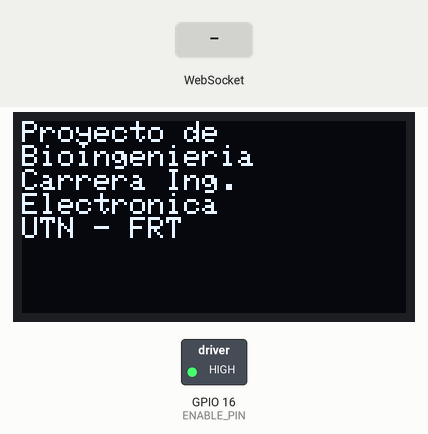
Simulated run of this program. Board: ESP32. Parts: 128×64 one-colour display, switched loads named in the program (green lamp = pin HIGH). The inputs (shaded band) are chosen by the test bench. Storage starts empty; what the program prints to the serial monitor is not drawn.

Above: at 4.1 s.
4.2 s: WebSocket text "START" received
At 11.0 s:
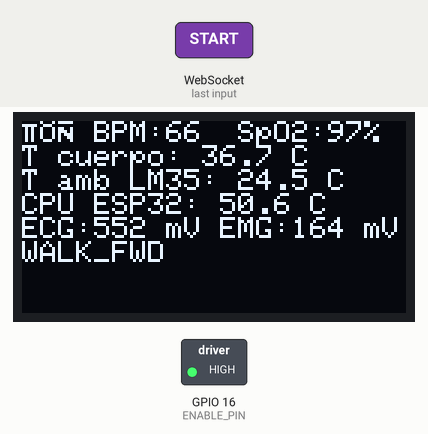
13.4 s: WebSocket text "SIT" received
At 14.5 s:
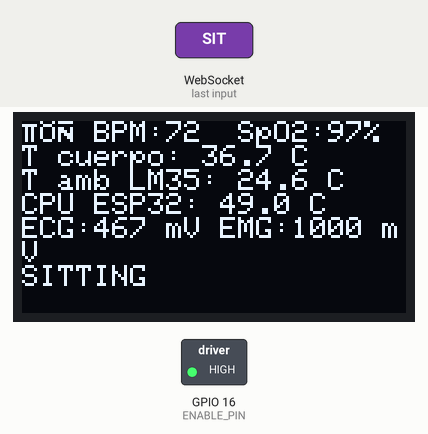
17.6 s: WebSocket text "STOP" received
At 18.7 s:
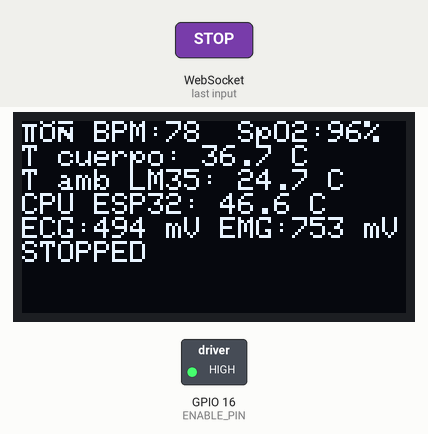
21.8 s: WebSocket text "START" received
At 22.8 s:
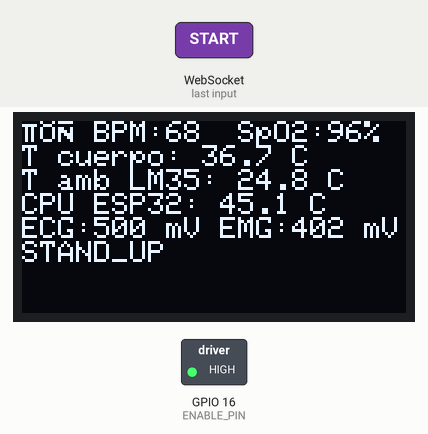
35.8 s: WebSocket text "SIT" received
At 36.9 s:
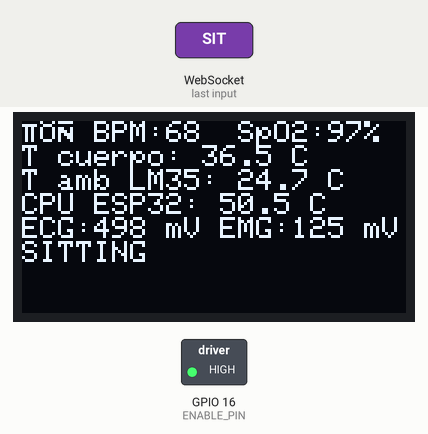
37.9 s: WebSocket text "START" received
At 39.0 s:
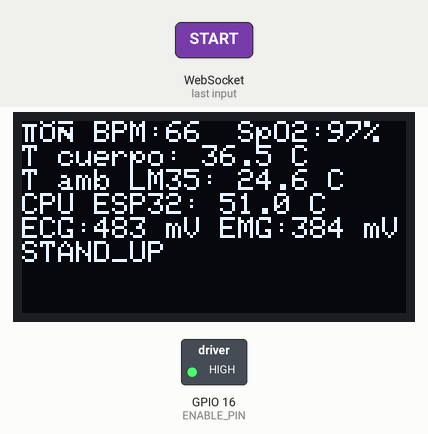

The program:

main.cpp
```cpp
#include <Arduino.h>
#include <Wire.h>
#include <WiFi.h>
#include <LittleFS.h>
#include <AsyncTCP.h>
#include <ESPAsyncWebServer.h>
#include <Adafruit_GFX.h>
#include <Adafruit_SH110X.h>
#include <Adafruit_MPU6050.h>
#include <Adafruit_Sensor.h>
#include <AccelStepper.h>
#include <math.h>

// ========================= CONFIGURACION =========================
#define WIFI_SSID "BIOTRON_EXO"
#define WIFI_PASS "12345678"
#define SDA_PIN 21
#define SCL_PIN 22
#define OLED_ADDR 0x3C
#define MPU1_ADDR 0x68
#define MPU2_ADDR 0x69
#define SCREEN_WIDTH 128
#define SCREEN_HEIGHT 64
#define OLED_RESET -1

// Entradas analogicas biomédicas / temperatura. Ajustar a tu PCB.
#define ECG_PIN 34
#define EMG_PIN 35
#define SPO2_PIN 32
#define BODY_TEMP_PIN 33
#define LM35_PIN 36

// Pines STEP/DIR para 4 NEMA17. Ajustar a drivers reales.
#define LH_STEP 14
#define LH_DIR  27
#define RH_STEP 26
#define RH_DIR  25
#define LK_STEP 19
#define LK_DIR  18
#define RK_STEP 5
#define RK_DIR  17
#define ENABLE_PIN 16

#define SERIAL_BAUD 115200
#define WS_PERIOD_MS 50
#define OLED_PERIOD_MS 700
#define CONTROL_PERIOD_MS 10
#define STEP_ANGLE_DEG 1.2f
#define MICROSTEPS 16.0f
#define STEPS_PER_DEG (MICROSTEPS / STEP_ANGLE_DEG)
#define MAX_JOINT_DEG 95.0f
#define MIN_JOINT_DEG -95.0f
#define SAFE_TILT_DEG 18.0f

// IMPORTANTE: esta demo mueve motores. Usar true solo en banco de pruebas, sin persona.
#define ENABLE_MOTION false

Adafruit_SH1106G display(SCREEN_WIDTH, SCREEN_HEIGHT, &Wire, OLED_RESET);
Adafruit_MPU6050 mpu1, mpu2;
AsyncWebServer server(80);
AsyncWebSocket ws("/ws");

AccelStepper mLH(AccelStepper::DRIVER, LH_STEP, LH_DIR);
AccelStepper mRH(AccelStepper::DRIVER, RH_STEP, RH_DIR);
AccelStepper mLK(AccelStepper::DRIVER, LK_STEP, LK_DIR);
AccelStepper mRK(AccelStepper::DRIVER, RK_STEP, RK_DIR);

struct Joints { float lh=70, rh=70, lk=-90, rk=-90, la=12, ra=12; } joints;
struct Bio { int bpm=72, spo2=97, ecg=520, emg=160; float body=36.6f, amb=24.0f, cpu=45.0f; } bio;

enum State { IDLE, SITTING, STAND_UP, WALK_FWD, WALK_BACK, WALK_RIGHT, WALK_LEFT, STOPPED } state = SITTING;
uint32_t t0=0,lastWs=0,lastOled=0,lastCtl=0;
bool demoData=true;
int oledScreen=0;

const unsigned char biotronLogo128x64[] PROGMEM = {
  0x00,0x00,0x00,0x00,0x00,0x00,0x00,0x00,0x00,0x00,0x00,0x00,0x00,0x00,0x00,0x00,
  0x00,0x00,0x00,0x00,0x00,0x00,0x00,0x00,0x00,0x00,0x00,0x00,0x00,0x00,0x00,0x00,
  0x00,0x00,0x00,0x00,0x00,0x00,0x00,0x00,0x00,0x00,0x00,0x00,0x00,0x00,0x00,0x00,
  0x00,0x00,0x00,0x00,0x00,0x00,0x00,0x00,0x00,0x00,0x00,0x00,0x00,0x00,0x00,0x00,
  0x00,0x00,0x00,0x00,0x00,0x00,0x00,0x00,0x00,0x00,0x00,0x00,0x00,0x00,0x00,0x00,
  0x00,0x00,0x00,0x00,0x00,0x00,0x00,0x00,0x00,0x00,0x00,0x00,0x00,0x00,0x00,0x00,
  0x00,0x00,0x00,0x00,0x00,0x00,0x00,0x00,0x00,0x00,0x00,0x00,0x00,0x00,0x00,0x00,
  0x00,0x00,0x00,0x00,0x00,0x00,0x00,0x00,0x00,0x00,0x00,0x00,0x00,0x00,0x00,0x00,
  0x00,0x00,0x00,0x00,0x00,0x00,0x00,0x00,0x00,0x00,0x00,0x00,0x00,0x00,0x00,0x00,
  0x00,0x00,0x00,0x00,0x00,0x00,0x00,0x00,0x00,0x00,0x00,0x00,0x00,0x00,0x00,0x00,
  0x00,0x00,0x00,0x00,0x00,0x00,0x00,0x00,0x00,0x00,0x00,0x00,0x00,0x00,0x00,0x00,
  0x00,0x00,0x00,0x00,0x00,0x00,0x30,0x03,0x80,0x18,0x00,0x00,0x00,0x00,0x00,0x00,
  0x00,0x00,0x00,0x00,0x00,0x00,0x3C,0x07,0xC0,0x38,0x00,0x00,0x00,0x00,0x00,0x00,
  0x00,0x00,0x00,0x00,0x00,0x00,0x3E,0x0F,0xE0,0x78,0x00,0x00,0x00,0x00,0x00,0x00,
  0x00,0x00,0x00,0x00,0x00,0x00,0x3F,0x0F,0xE1,0xF8,0x00,0x00,0x00,0x00,0x00,0x00,
  0x00,0x00,0x00,0x00,0x00,0x00,0x1F,0x87,0xC3,0xF0,0x00,0x00,0x00,0x00,0x00,0x00,
  0x00,0x00,0x00,0x00,0x00,0x00,0x0F,0xC7,0xC7,0xE0,0x00,0x00,0x00,0x00,0x00,0x00,
  0x00,0x00,0x00,0x00,0x00,0x00,0x07,0xE1,0x0F,0xC0,0x00,0x00,0x00,0x00,0x00,0x00,
  0x00,0x00,0x00,0x00,0x00,0x00,0x03,0xF0,0x1F,0x80,0x00,0x00,0x00,0x00,0x00,0x00,
  0x00,0x00,0x00,0x00,0x00,0x00,0x01,0xFF,0xFF,0x00,0x00,0x00,0x00,0x00,0x00,0x00,
  0x00,0x00,0x00,0x00,0x00,0x00,0x00,0xFF,0xFE,0x00,0x00,0x00,0x00,0x00,0x00,0x00,
  0x00,0x00,0x00,0x00,0x00,0x00,0x00,0x7F,0xFC,0x00,0x00,0x00,0x00,0x00,0x00,0x00,
  0x00,0x00,0x00,0x00,0x00,0x00,0x00,0x3F,0xF8,0x00,0x00,0x00,0x00,0x00,0x00,0x00,
  0x00,0x00,0x00,0x00,0x00,0x00,0x00,0x1F,0xF0,0x00,0x00,0x00,0x00,0x00,0x00,0x00,
  0x00,0x00,0x00,0x00,0x00,0x00,0x00,0x0F,0xE0,0x00,0x00,0x00,0x00,0x00,0x00,0x00,
  0x00,0x00,0x00,0x00,0x00,0x00,0x00,0x0F,0xE0,0x00,0x00,0x00,0x00,0x00,0x00,0x00,
  0x00,0x00,0x00,0x00,0x00,0x00,0x00,0x1F,0xF0,0x00,0x00,0x00,0x00,0x00,0x00,0x00,
  0x00,0x00,0x00,0x00,0x00,0x00,0x00,0x3F,0xF0,0x00,0x00,0x00,0x00,0x00,0x00,0x00,
  0x00,0x00,0x00,0x00,0x00,0x00,0x00,0x7E,0xF0,0x00,0x00,0x00,0x00,0x00,0x00,0x00,
  0x00,0x00,0x00,0x00,0x00,0x00,0x01,0x7C,0xF0,0x00,0x00,0x00,0x00,0x00,0x00,0x00,
  0x00,0x00,0x00,0x00,0x00,0x00,0x03,0xF9,0x78,0x00,0x00,0x00,0x00,0x00,0x00,0x00,
  0x00,0x00,0x00,0x00,0x00,0x00,0x06,0xD1,0xFE,0x00,0x00,0x00,0x00,0x00,0x00,0x00,
  0x00,0x00,0x00,0x00,0x00,0x00,0x06,0xC0,0xBE,0x00,0x00,0x00,0x00,0x00,0x00,0x00,
  0x00,0x00,0x00,0x00,0x00,0x00,0x03,0x80,0x07,0xC0,0x00,0x00,0x00,0x00,0x00,0x00,
  0x00,0x00,0x00,0x00,0x00,0x00,0x01,0xC0,0x00,0x60,0x00,0x00,0x00,0x00,0x00,0x00,
  0x00,0x00,0x00,0x00,0x00,0x00,0x01,0xC0,0x00,0x60,0x00,0x00,0x00,0x00,0x00,0x00,
  0x00,0x00,0x00,0x00,0x00,0x00,0x01,0x80,0x00,0xC0,0x00,0x00,0x00,0x00,0x00,0x00,
  0x00,0x00,0x00,0x00,0x00,0x00,0x01,0x80,0x00,0xC0,0x00,0x00,0x00,0x00,0x00,0x00,
  0x00,0x00,0x00,0x00,0x00,0x00,0x00,0x80,0x01,0x80,0x00,0x00,0x00,0x00,0x00,0x00,
  0x00,0x00,0x00,0x00,0x00,0x00,0x00,0x80,0x00,0x00,0x00,0x00,0x00,0x00,0x00,0x00,
  0x00,0x00,0x00,0x00,0x00,0x00,0x0F,0xC0,0x00,0x00,0x00,0x00,0x00,0x00,0x00,0x00,
  0x00,0x00,0x00,0x00,0x00,0x00,0x0F,0xC0,0x00,0x00,0x00,0x00,0x00,0x00,0x00,0x00,
  0x00,0x00,0x00,0x00,0x00,0x00,0x00,0x00,0x00,0x00,0x00,0x00,0x00,0x00,0x00,0x00,
  0x00,0x00,0x00,0x00,0x00,0x00,0x00,0x00,0x00,0x00,0x00,0x00,0x00,0x00,0x00,0x00,
  0x00,0x00,0x00,0x00,0x00,0x01,0xC8,0xCF,0x71,0x88,0x00,0x00,0x00,0x00,0x00,0x00,
  0x00,0x00,0x00,0x00,0x00,0x03,0xEB,0xEF,0xFB,0xED,0x80,0x00,0x00,0x00,0x00,0x00,
  0x00,0x00,0x00,0x00,0x00,0x03,0x6A,0x26,0xCE,0x2E,0x80,0x00,0x00,0x00,0x00,0x00,
  0x00,0x00,0x00,0x00,0x00,0x03,0xEA,0x36,0xFE,0x2B,0x80,0x00,0x00,0x00,0x00,0x00,
  0x00,0x00,0x00,0x00,0x00,0x03,0x6B,0x66,0xDB,0x69,0x80,0x00,0x00,0x00,0x00,0x00,
  0x00,0x00,0x00,0x00,0x00,0x03,0xC9,0xC4,0x49,0xC9,0x80,0x00,0x00,0x00,0x00,0x00,
  0x00,0x00,0x00,0x00,0x00,0x00,0x00,0x00,0x00,0x00,0x00,0x00,0x00,0x00,0x00,0x00,
  0x00,0x00,0x00,0x00,0x00,0x00,0x00,0x00,0x00,0x00,0x00,0x00,0x00,0x00,0x00,0x00,
  0x00,0x00,0x00,0x00,0x01,0xFF,0xFE,0x7F,0xFF,0xBF,0xFE,0x00,0x00,0x00,0x00,0x00,
  0x00,0x00,0x00,0x00,0x00,0x00,0x00,0x00,0x00,0x00,0x00,0x00,0x00,0x00,0x00,0x00,
  0x00,0x00,0x00,0x00,0x00,0x00,0x00,0x00,0x00,0x00,0x00,0x00,0x00,0x00,0x00,0x00,
  0x00,0x00,0x00,0x00,0x00,0x00,0x00,0x00,0x00,0x00,0x00,0x00,0x00,0x00,0x00,0x00,
  0x00,0x00,0x00,0x00,0x00,0x00,0x00,0x00,0x00,0x00,0x00,0x00,0x00,0x00,0x00,0x00,
  0x00,0x00,0x00,0x00,0x00,0x00,0x00,0x00,0x00,0x00,0x00,0x00,0x00,0x00,0x00,0x00,
  0x00,0x00,0x00,0x00,0x00,0x00,0x00,0x00,0x00,0x00,0x00,0x00,0x00,0x00,0x00,0x00,
  0x00,0x00,0x00,0x00,0x00,0x00,0x00,0x00,0x00,0x00,0x00,0x00,0x00,0x00,0x00,0x00,
  0x00,0x00,0x00,0x00,0x00,0x00,0x00,0x00,0x00,0x00,0x00,0x00,0x00,0x00,0x00,0x00,
  0x00,0x00,0x00,0x00,0x00,0x00,0x00,0x00,0x00,0x00,0x00,0x00,0x00,0x00,0x00,0x00,
  0x00,0x00,0x00,0x00,0x00,0x00,0x00,0x00,0x00,0x00,0x00,0x00,0x00,0x00,0x00,0x00,
  0x00,0x00,0x00,0x00,0x00,0x00,0x00,0x00,0x00,0x00,0x00,0x00,0x00,0x00,0x00,0x00,
};


float deg2steps(float deg){ return deg * STEPS_PER_DEG; }
float lim(float v){ return constrain(v, MIN_JOINT_DEG, MAX_JOINT_DEG); }
void targetMotors(){
  if(!ENABLE_MOTION) return;
  mLH.moveTo((long)deg2steps(lim(joints.lh))); mRH.moveTo((long)deg2steps(lim(joints.rh)));
  mLK.moveTo((long)deg2steps(lim(joints.lk))); mRK.moveTo((long)deg2steps(lim(joints.rk)));
}
void runMotors(){ if(ENABLE_MOTION){ mLH.run(); mRH.run(); mLK.run(); mRK.run(); } }

float readTempC(int pin){ float mv = analogReadMilliVolts(pin); return mv / 10.0f; } // LM35: 10mV/°C
int readAnalogFiltered(int pin, float alpha=0.15f){ static float v[40]; int idx = pin % 40; v[idx] = v[idx]*(1-alpha) + analogRead(pin)*alpha; return (int)v[idx]; }

void readSensors(){
  bio.ecg = readAnalogFiltered(ECG_PIN, .18f);
  bio.emg = abs(readAnalogFiltered(EMG_PIN, .24f)-1850);
  int spoRaw = readAnalogFiltered(SPO2_PIN, .08f);
  bio.spo2 = constrain(map(spoRaw, 900, 3000, 94, 99), 80, 100);
  bio.body = readTempC(BODY_TEMP_PIN);
  bio.amb = readTempC(LM35_PIN);
  #ifdef __cplusplus
  bio.cpu = temperatureRead();
  #endif
  bio.bpm = constrain(65 + (bio.ecg % 18), 40, 160);
}

float gauss(float x, float mu, float sigma){
  float z=(x-mu)/sigma;
  return expf(-0.5f*z*z);
}
float ecgWave(float s){
  // ECG AD8232 simulado tipo SignalScope: baseline 500, QRS angosto, RR ~0.83 s.
  const float rr = 0.833f;
  float beat = fmodf(s, rr);
  if(beat < 0) beat += rr;
  float x = beat / rr;
  float v = 500.0f;
  v += 22.0f*sinf(2.0f*PI*0.18f*s) + 7.0f*sinf(2.0f*PI*0.045f*s); // deriva basal
  v += 3.5f*sinf(2.0f*PI*38.0f*s) + 2.2f*sinf(2.0f*PI*73.0f*s);   // ruido fino
  v += 24.0f*gauss(x,0.155f,0.020f);  // P
  v -= 60.0f*gauss(x,0.304f,0.010f);  // Q
  v += 505.0f*gauss(x,0.326f,0.0065f);// R
  v -= 82.0f*gauss(x,0.347f,0.012f);  // S
  v += 78.0f*gauss(x,0.625f,0.050f);  // T
  v -= 28.0f*gauss(x,0.760f,0.090f);  // retorno
  return v;
}
float emgWave(float s){
  // Simulacion EMG: ruido muscular rectificado con bursts de activacion.
  float burst = powf(fabsf(sinf(s*2.15f)), 5.0f);
  float carrier = fabsf(sinf(s*47.0f) + 0.55f*sinf(s*83.0f) + 0.25f*sinf(s*139.0f));
  return 120.0f + 720.0f*burst*carrier + 45.0f*fabsf(sinf(s*17.0f));
}
void simulateSensors(float s){
  bio.bpm = 72 + roundf(6*sinf(s*.45f));
  bio.spo2 = 97 + roundf(sinf(s*.25f));
  bio.body = 36.6f + .15f*sinf(s*.1f);
  bio.amb = 24.0f + .8f*sinf(s*.06f);
  bio.cpu = 48.0f + 3.0f*sinf(s*.2f);
  bio.ecg = (int)constrain(ecgWave(s), 0.0f, 1000.0f);
  bio.emg = (int)constrain(emgWave(s), 0.0f, 1000.0f);
}

void assignJoints(float lh,float rh,float lk,float rk,float la,float ra){
  joints.lh=lh; joints.rh=rh; joints.lk=lk; joints.rk=rk; joints.la=la; joints.ra=ra;
}
void setSitting(){ assignJoints(70,70,-90,-90,12,12); targetMotors(); }
void setStanding(){ assignJoints(0,0,0,0,0,0); targetMotors(); }

void updateSequence(){
  float s = (millis()-t0)/1000.0f;
  if(state==SITTING){ setSitting(); return; }
  if(state==STAND_UP){
    float p = constrain(s/4.0f,0,1);
    joints.lh=joints.rh=70*(1-p); joints.lk=joints.rk=-90*(1-p); joints.la=joints.ra=12*(1-p);
    if(p>=1){ state=WALK_FWD; t0=millis(); }
  } else if(state==WALK_FWD || state==WALK_BACK || state==WALK_RIGHT || state==WALK_LEFT){
    float elapsed=s; int block=(int)(elapsed/6.0f); float local=fmodf(elapsed,6.0f); float gait=sinf(local*PI); float side=sinf(local*PI*.5f);
    if(state==WALK_FWD){ joints.lh= gait*18; joints.rh=-gait*18; joints.lk=-gait*24; joints.rk=gait*24; }
    if(state==WALK_BACK){ joints.lh=-gait*14; joints.rh=gait*14; joints.lk=gait*20; joints.rk=-gait*20; }
    if(state==WALK_RIGHT){ joints.lh= side*10; joints.rh=-side*10; joints.lk=-gait*16; joints.rk=gait*16; }
    if(state==WALK_LEFT){ joints.lh=-side*10; joints.rh=side*10; joints.lk=-gait*16; joints.rk=gait*16; }
    joints.la=6*sinf(local*PI*2); joints.ra=-joints.la;
    if(elapsed>=6.0f){
      if(state==WALK_FWD) state=WALK_BACK; else if(state==WALK_BACK) state=WALK_RIGHT; else if(state==WALK_RIGHT) state=WALK_LEFT; else { state=IDLE; setStanding(); }
      t0=millis();
    }
  }
  targetMotors();
}

const char* stateName(){ switch(state){case SITTING:return "SITTING";case STAND_UP:return "STAND_UP";case WALK_FWD:return "WALK_FWD";case WALK_BACK:return "WALK_BACK";case WALK_RIGHT:return "WALK_RIGHT";case WALK_LEFT:return "WALK_LEFT";case STOPPED:return "STOPPED";default:return "IDLE";} }

void sendTelemetry(){
  char msg[520];
  snprintf(msg,sizeof(msg),
    "{\"mode\":\"%s\",\"bpm\":%d,\"spo2\":%d,\"bodyTemp\":%.1f,\"ambTemp\":%.1f,\"cpuTemp\":%.1f,\"ecg\":%d,\"emg\":%d,\"joints\":{\"lh\":%.1f,\"rh\":%.1f,\"lk\":%.1f,\"rk\":%.1f,\"la\":%.1f,\"ra\":%.1f}}",
    stateName(), bio.bpm,bio.spo2,bio.body,bio.amb,bio.cpu,bio.ecg,bio.emg,joints.lh,joints.rh,joints.lk,joints.rk,joints.la,joints.ra);
  ws.textAll(msg);
}

void oledLogo(){
  display.clearDisplay();
  display.drawBitmap(0, 0, biotronLogo128x64, 128, 64, SH110X_WHITE);
  display.display();
}
void oledProject(){
  display.clearDisplay(); display.setTextSize(1); display.setTextColor(SH110X_WHITE); display.setCursor(0,0);
  display.println("Proyecto de"); display.println("Bioingenieria"); display.println("Carrera Ing."); display.println("Electronica"); display.println("UTN - FRT"); display.display();
}
void oledAuthors(){
  display.clearDisplay(); display.setTextSize(1); display.setTextColor(SH110X_WHITE); display.setCursor(0,0);
  display.println("Diseno y Desarrollo:"); display.println(); display.println("Angel Leguina"); display.println("Mario Angelillo"); display.display();
}
void oledBio(){
  display.clearDisplay(); display.setTextSize(1); display.setTextColor(SH110X_WHITE); display.setCursor(0,0);
  display.printf("♥ BPM:%d  SpO2:%d%%\n", bio.bpm, bio.spo2);
  display.printf("T cuerpo: %.1f C\n", bio.body);
  display.printf("T amb LM35: %.1f C\n", bio.amb);
  display.printf("CPU ESP32: %.1f C\n", bio.cpu);
  display.printf("ECG:%d mV EMG:%d mV\n", bio.ecg, bio.emg);
  display.print(stateName()); display.display();
}
void updateOled(){
  uint32_t now=millis();
  if(now<3500) { oledLogo(); return; }
  if(now<7000) { oledProject(); return; }
  if(now<10500){ oledAuthors(); return; }
  oledBio();
}

void onWs(AsyncWebSocket *server, AsyncWebSocketClient *client, AwsEventType type, void *arg, uint8_t *data, size_t len){
  if(type!=WS_EVT_DATA) return;
  String cmd; for(size_t i=0;i<len;i++) cmd+=(char)data[i]; cmd.trim(); cmd.toUpperCase();
  if(cmd=="START"){ state=STAND_UP; t0=millis(); }
  else if(cmd=="SIT"){ state=SITTING; t0=millis(); setSitting(); }
  else if(cmd=="STOP"){ state=STOPPED; setStanding(); }
  else if(cmd=="DEMO"){ demoData=true; }
  else if(cmd=="REAL"){ demoData=false; }
}

void setup(){
  Serial.begin(SERIAL_BAUD);
  Wire.begin(SDA_PIN,SCL_PIN);
  analogReadResolution(12);
  pinMode(ENABLE_PIN, OUTPUT); digitalWrite(ENABLE_PIN, ENABLE_MOTION ? LOW : HIGH);
  AccelStepper* motors[]={&mLH,&mRH,&mLK,&mRK};
  for(auto m:motors){ m->setMaxSpeed(650); m->setAcceleration(380); }
  display.begin(OLED_ADDR,true); oledLogo();
  mpu1.begin(MPU1_ADDR); mpu2.begin(MPU2_ADDR);
  LittleFS.begin(true);
  WiFi.mode(WIFI_AP_STA);
  WiFi.softAP(WIFI_SSID,WIFI_PASS);
  ws.onEvent(onWs); server.addHandler(&ws);
  server.serveStatic("/", LittleFS, "/").setDefaultFile("index.html");
  server.onNotFound([](AsyncWebServerRequest *request){ request->redirect("/"); });
  server.begin();
  setSitting();
  Serial.print("AP IP: "); Serial.println(WiFi.softAPIP());
}

void loop(){
  uint32_t now=millis();
  if(now-lastCtl>=CONTROL_PERIOD_MS){ lastCtl=now; updateSequence(); }
  runMotors();
  if(demoData) simulateSensors(now/1000.0f); else readSensors();
  if(now-lastWs>=WS_PERIOD_MS){ lastWs=now; sendTelemetry(); ws.cleanupClients(); }
  if(now-lastOled>=OLED_PERIOD_MS){ lastOled=now; updateOled(); }
}
```

Measured:
- after the input at 4.2 s, the display: first differs from a run without the input after 6.3 s (image 1)
- after the input at 13.4 s, the display: changes after 0.63 s (image 2)
- after the input at 17.6 s, the display: changes after 0.63 s (image 3)
- after the input at 21.8 s, the display: changes after 0.63 s (image 4)
- after the input at 35.8 s, the display: changes after 0.63 s (image 5)
- after the input at 37.9 s, the display: changes after 0.63 s (image 6)
- what the display in image 1 shows lasts 0.7 s, from 10.5 s to 11.2 s
